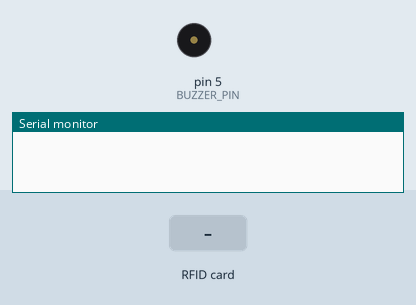
This sketch was run on a simulated Arduino Uno, built with avr-gcc and run on an emulated ATmega328P. On the bench: buzzer (waves = sounding, pin HIGH), the last lines printed to the serial monitor. Inputs (shaded band) come from the test bench. Pins used as bus, display or sensor lines are not drawn.

Above: at 1.2 s.
1.3 s: RFID card 5E 7A 19 C4 held to the reader
At 10.7 s:
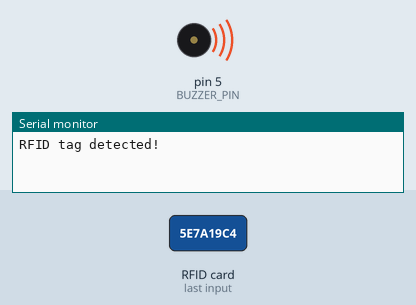
Timing chart, 0 to 11.5 s (numbered marks = the images above; inputs shaded):
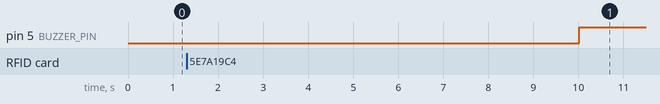

The sketch:

jdsngrksj.ino
```cpp
//adds the necessary libraries
#include <MFRC522.h>
#include <SPI.h>


//defines the functions
#define SS_PIN 10
#define RST_PIN 9
#define BUZZER_PIN 5

MFRC522 mfrc522(SS_PIN, RST_PIN); //initialises an instance of the MFRC522 RFID reader library with the specified pins

unsigned long alarmDuration = 10000;  //amount of milliseconds the alarm takes - 10 seconds
unsigned long alarmStartTime;  //stores the starting time of the alarm
void setup() {
  Serial.begin(9600); //initialises the serial communication
  SPI.begin();
  mfrc522.PCD_Init();
  pinMode(BUZZER_PIN, OUTPUT);
//all of these initialise different connections used for the program
}

void activateBuzzer() {
  digitalWrite(BUZZER_PIN, HIGH);
//creates a function that activates the buzzer by setting it to high
}

void deactivateBuzzer() {
  digitalWrite(BUZZER_PIN, LOW);
//creates a function that deactivates the buzzer by setting it to low
}

void loop() {
  unsigned long currentTime = millis();

  if (currentTime - alarmStartTime >= alarmDuration) {
    activateBuzzer();
  }


  if (mfrc522.PICC_IsNewCardPresent() && mfrc522.PICC_ReadCardSerial()) {
    Serial.println("RFID tag detected!");
    deactivateBuzzer();
    delay(1000);
//if the tag is detected the buzzer is deactivated
  }
}
```
